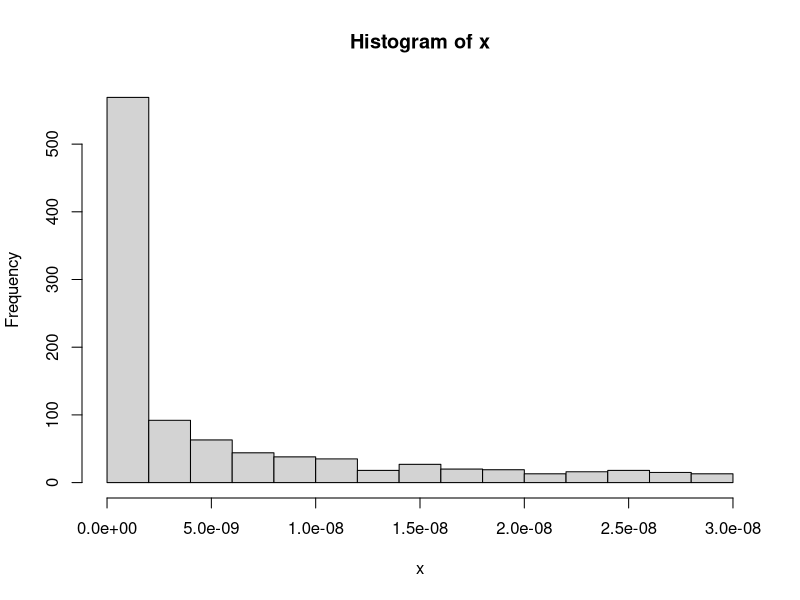

Source code (R):
## ---- chunk 1
knitr::opts_chunk$set(echo = TRUE)
## ---- chunk 2
x = runif(1000)
mean(exp(x^2))
sqrt(var(exp(x^2))/1000)
## ---- chunk 3
u = runif(1000)
x = (-1/32*(u-1))^5
hist(x)
mean(x)
var(x)
## ---- chunk 4
u = runif(10)
x = c(rep(0,10))
for (i in 1:10){
  if (u[i] <= 0.5){
    x[i] = sqrt(2*u[i])
  } else {
    x[i] = 2 - sqrt(2*(1-u[i]))
  }
}
x
